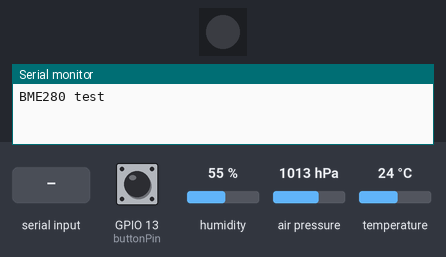
Bench run of a sketch on a simulated ESP32. On the bench: 1 RGB LEDs in strip order, left to right, the last lines printed to the serial monitor. The inputs (shaded band) are chosen by the test bench; at power-on: GPIO 13 (buttonPin) HIGH, air pressure 1013 hPa, humidity 55 %, temperature 24 °C. Dim RGB values are drawn brighter than linear; storage starts empty.

Above: at 1.4 s.
1.5 s: GPIO 13 (buttonPin) pulled LOW for 0.15 s
At 2.3 s:
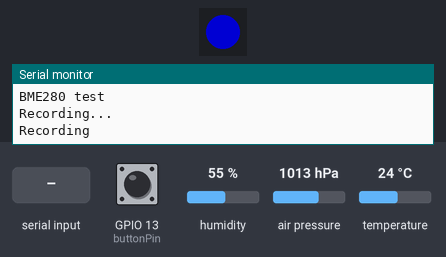
4.6 s: "l\n" received over Serial
6.1 s: air pressure set to 952 hPa
9.1 s: GPIO 13 (buttonPin) pulled LOW for 1 s
At 10.6 s:
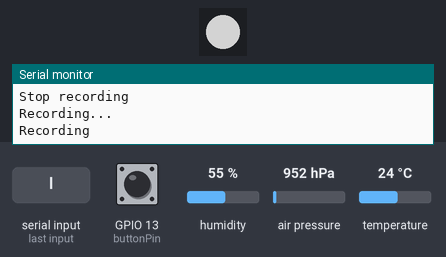
12.1 s: GPIO 13 (buttonPin) pulled LOW for 3.2 s
At 14.5 s:
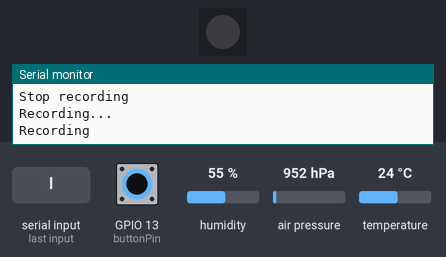
16.8 s: "?\n" received over Serial
Timing chart, 0 to 20.8 s (numbered marks = the images above; inputs shaded):
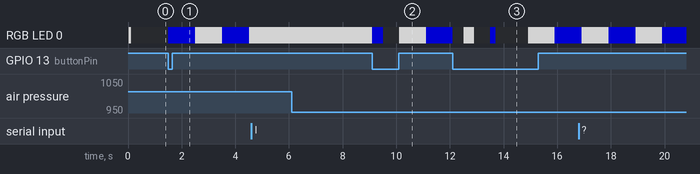

Measured:
- after the input at 1.5 s, RGB LED 0: alternates RGB(125, 125, 125) for 1.0 s and RGB(0, 0, 125) for 1.0 s, starting at once
- after the input at 9.1 s, RGB LED 0: RGB(125, 125, 125) → RGB(0, 0, 125) at once, → off 0.40 s later, → RGB(125, 125, 125) 0.60 s later, → RGB(0, 0, 125) 1.0 s later

The sketch:

movuinoESP32-Thermo.ino
```cpp
#include "FS.h"
#include "SPIFFS.h"
#include <Wire.h>
#include <SPI.h>
#include <Adafruit_Sensor.h>
#include <Adafruit_BME280.h>
#include <Adafruit_NeoPixel.h>

#define SEALEVELPRESSURE_HPA (1013.25)

Adafruit_BME280 bme1; // I2C

/*Neopixels global values*/
#define PIN           15
#define NUMPIXELS     1
Adafruit_NeoPixel pixels = Adafruit_NeoPixel(NUMPIXELS, PIN, NEO_GRB + NEO_KHZ800);


/* You only need to format SPIFFS the first time you run a
   test or else use the SPIFFS plugin to create a partition
   https://github.com/me-no-dev/arduino-esp32fs-plugin */
#define FORMAT_SPIFFS_IF_FAILED true

/*Pins*/
int buttonPin=13;
long lastButtonTime = 0;
int debounceDelay = 400;
int buttonState = 1;
int opMode=0;
long int sampleNb=0;
long int startTimer;
long int timer1;
int samplingFrequency = 1; //in HZ
int samplingPeriod=1000/samplingFrequency;
bool pixelState=false;
File fw;

void read_memory() {
  // nothing to do for now, this is just a simple test
  File f = SPIFFS.open("/data/1.txt", "r");
  // we could open the file
  while (f.available()) {
    //Lets read line by line from the file
    String line = f.readStringUntil('\n');
    Serial.println(line);
    delay(5);
   // yield();
  }
  f.close();
}
void blinkPixel()
  {
  if(!pixelState){
    pixels.setPixelColor(0, pixels.Color(0,0,125));
    }
  else {
    pixels.setPixelColor(0, pixels.Color(125,125,125));
    }
  pixelState=!pixelState;
  pixels.show();
  }

void setup(){
    Serial.begin(115200);
    pinMode(13,INPUT);
    if(!SPIFFS.begin(FORMAT_SPIFFS_IF_FAILED)){
        Serial.println("SPIFFS Mount Failed");
        return;
    }
    //Setup of BME280 sensor
    Serial.println(F("BME280 test"));
    bool status;
    status = bme1.begin(0x76);
    if (!status) {
        Serial.println("Could not find a valid BME280 sensor, check wiring!");
        while (1);
    }
    /*Pixel setup*/
    pixels.begin(); // This initializes the NeoPixel library.
    pixels.setPixelColor(0, pixels.Color(125,125,125));
    pixels.show();
    delay(100);
    pixels.setPixelColor(0, pixels.Color(0,0,0));
    pixels.show();
    delay(100);
}
void loop(){
  buttonState = digitalRead(buttonPin);
  if (!buttonState) {
    if (millis() - lastButtonTime > debounceDelay) {
      lastButtonTime = millis();
      Serial.println("Recording...");
      //if we are recording stop recording
      if (opMode == 2) {
        //TODO fonction start_recording & stop_recording
        fw.close();
        Serial.println("Stop recording");
        pixels.setPixelColor(0, pixels.Color(0,0,0));
        pixels.show();
        opMode = 0;
      }
      else {
        Serial.println("Recording");
        fw = SPIFFS.open("/data/1.txt", "w+");
        opMode = 2;
        }
    }
  }
 /*Serial Manager*/
  if (Serial.available() > 0) {
    char inByte = Serial.read();
    //Ping
    if (inByte == '?') {
      Serial.println("?");
    }
    else if (inByte == 'l') {
      Serial.println("Start live");
      opMode = 1;
    }
    //quit live mode
    else if (inByte == 'L') {
      opMode = 0;
    }
    else if (inByte == 'r') {
      Serial.println("recording!");
      fw = SPIFFS.open("/data/1.txt", "w+");
      startTimer=millis();
      opMode = 2;
    }
    else if (inByte == 'R') {
      Serial.println("Stop recording!");
      fw.close();
      pixels.setPixelColor(0, pixels.Color(0,0,0));
      pixels.show();
      //reset sample nb
      sampleNb=0;
      opMode = 0;
    }
    else if (inByte == 'p') {
      Serial.println("Read");
      read_memory();
      Serial.println("End of Read");
    }
      //delete file
    else if (inByte == 'P') {
      Serial.println("Deleting file");
      SPIFFS.remove("/data/1.txt");
      Serial.println("deletion");
      opMode = 0;
      //read_memory();
    }
  }
  /*opMode Manager*/
  if (opMode == 1) {
    Serial.print(bme1.readTemperature());
    Serial.print(" *C ");
    Serial.print(bme1.readPressure() / 100.0F);
    Serial.print(" hPa  ");
    Serial.print(bme1.readHumidity());
    Serial.println(" % humidity");
    }
  else if (opMode == 2) {
    timer1=millis();
    if(timer1-startTimer>samplingPeriod) {
      startTimer=timer1;
      blinkPixel();
      fw.print(sampleNb);
      fw.print(" ");
      fw.print(bme1.readTemperature());
      fw.print(" ");
      fw.print(bme1.readPressure() / 100.0F);
      fw.print(" ");
      fw.println(bme1.readHumidity());
      sampleNb++;
      }
    else delay(1);
    }
}
```
